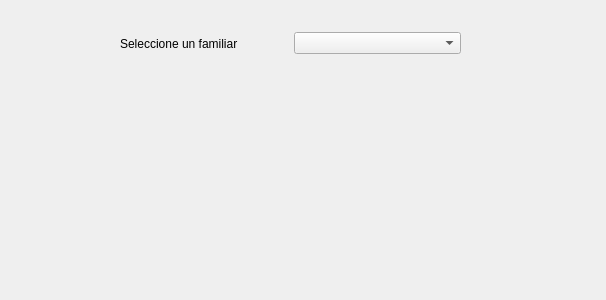
<?xml version="1.0" encoding="UTF-8"?>
<ui version="4.0">
 <class>Ingreso</class>
 <widget class="QWidget" name="Ingreso">
  <property name="geometry">
   <rect>
    <x>0</x>
    <y>0</y>
    <width>606</width>
    <height>300</height>
   </rect>
  </property>
  <property name="windowTitle">
   <string>Form</string>
  </property>
  <widget class="QWidget" name="horizontalLayoutWidget">
   <property name="geometry">
    <rect>
     <x>120</x>
     <y>30</y>
     <width>341</width>
     <height>27</height>
    </rect>
   </property>
   <layout class="QHBoxLayout" name="horizontalLayout">
    <item>
     <widget class="QLabel" name="label">
      <property name="text">
       <string>Seleccione un familiar</string>
      </property>
     </widget>
    </item>
    <item>
     <widget class="QComboBox" name="comboBox"/>
    </item>
   </layout>
  </widget>
 </widget>
 <resources/>
 <connections/>
</ui>
